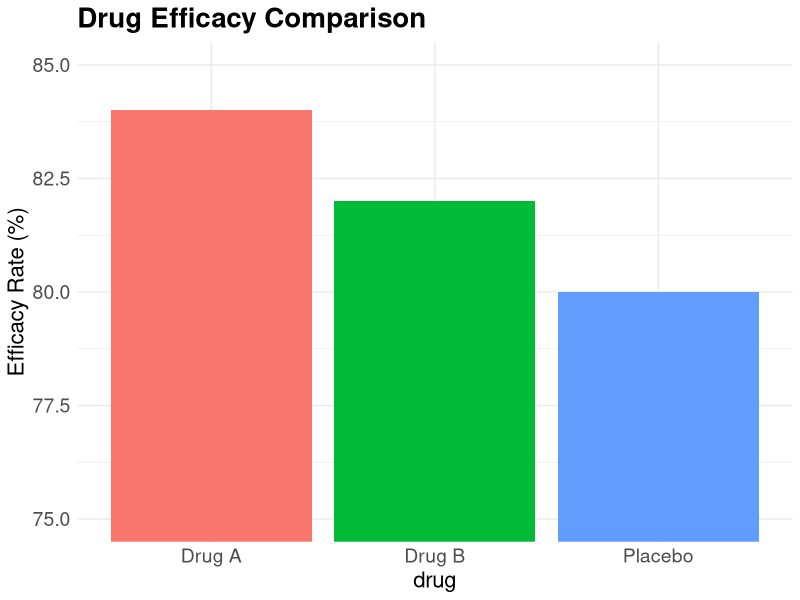
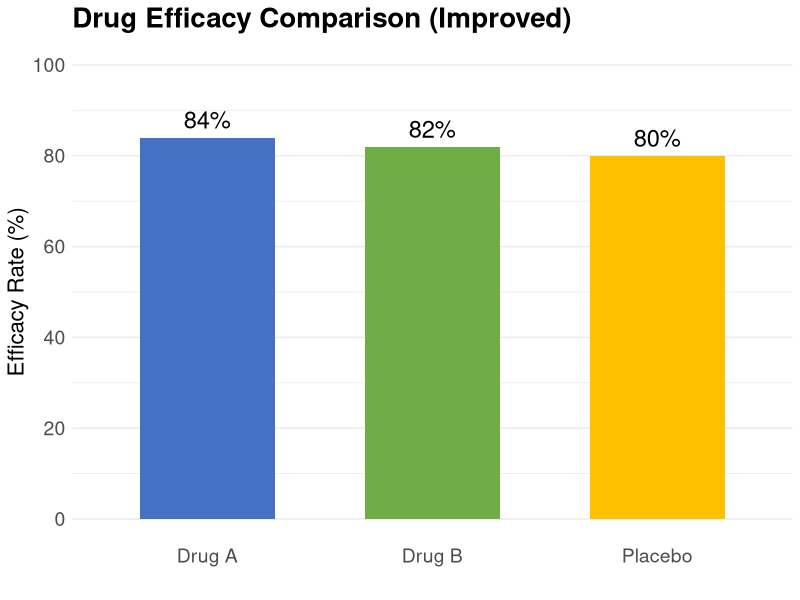
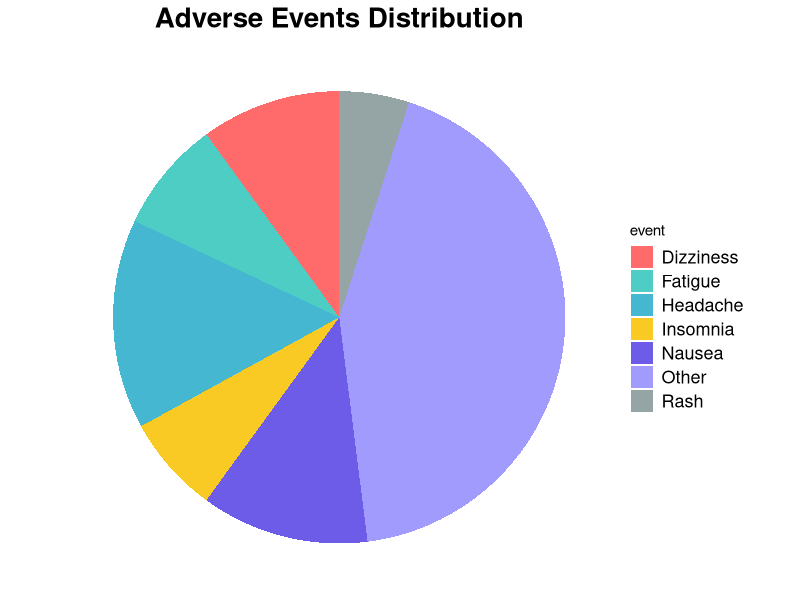
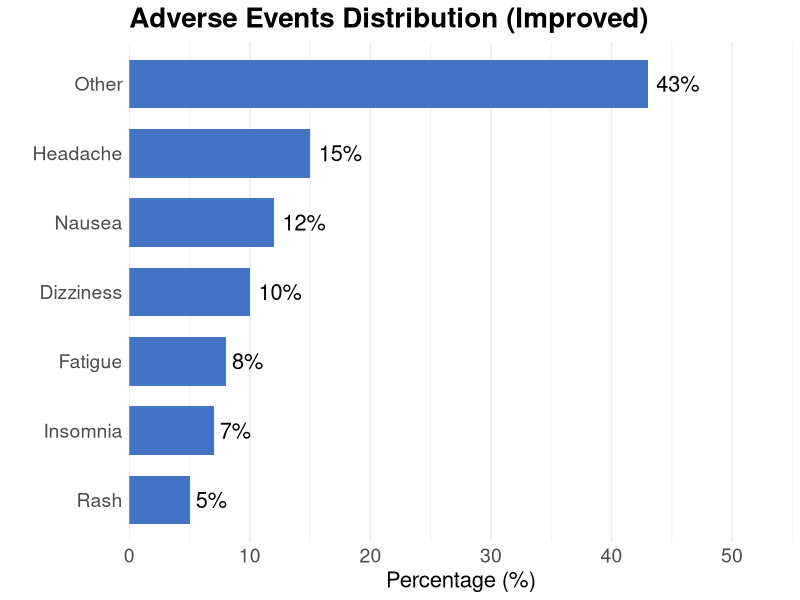
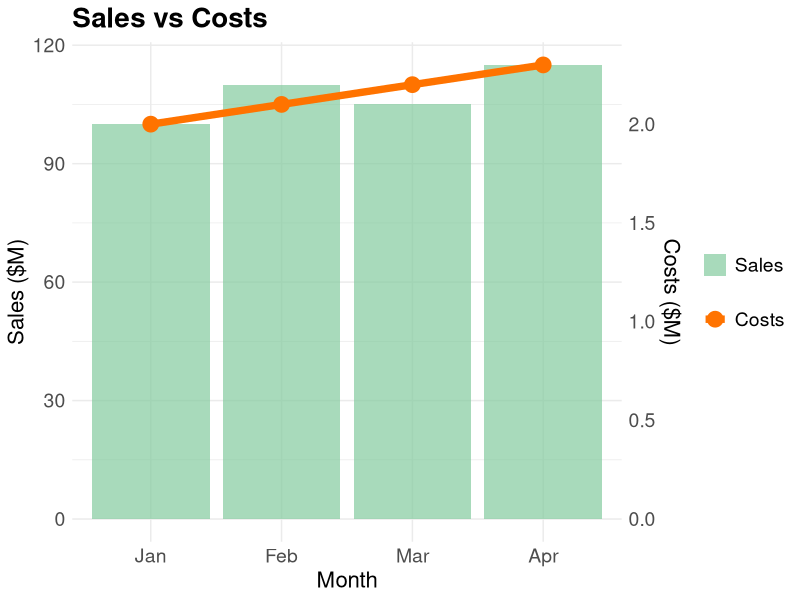
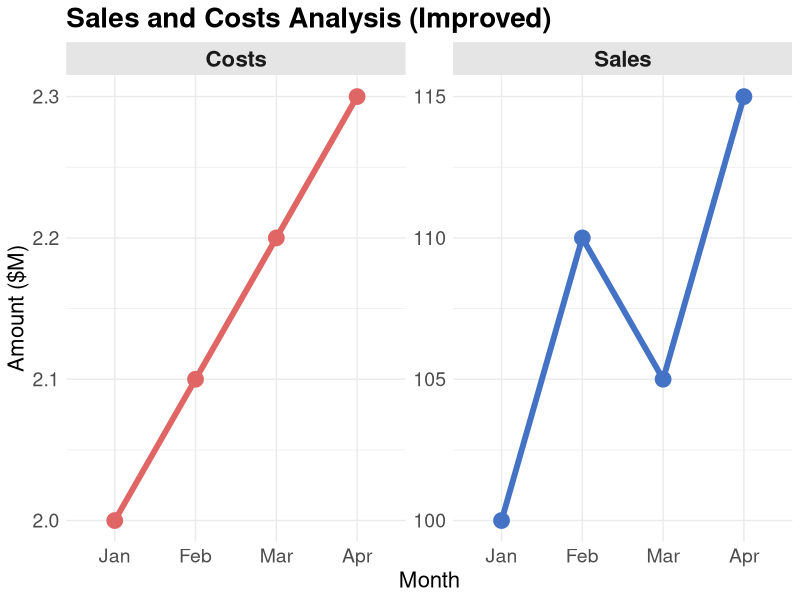
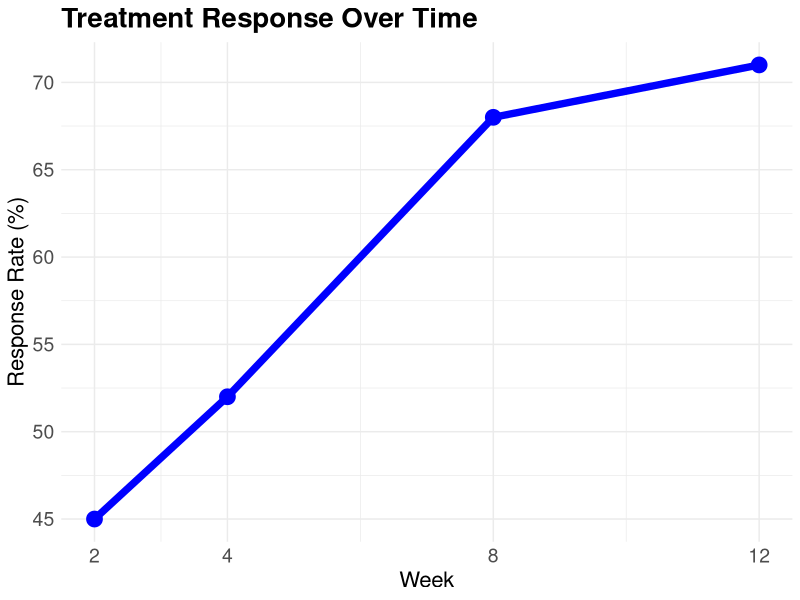
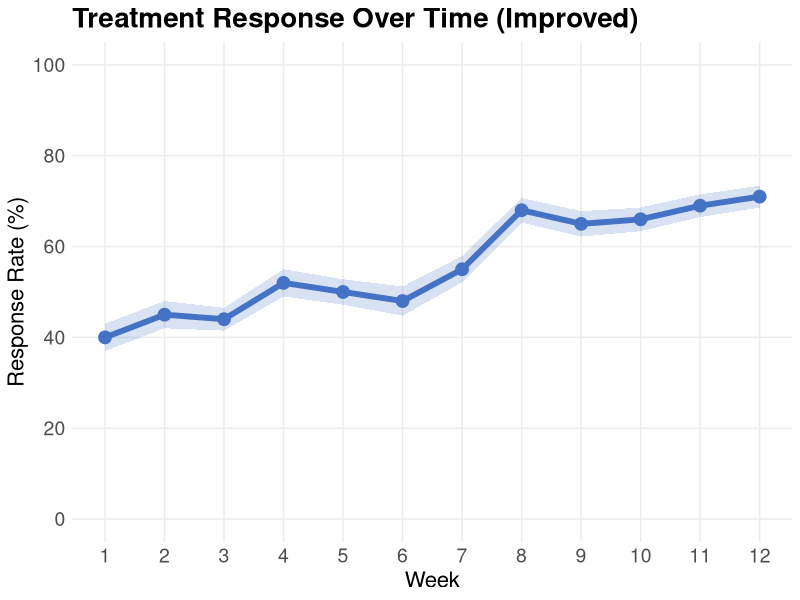

The R script that drew these images, in order:
## ---- chunk 1
knitr::opts_chunk$set(echo = FALSE, warning = FALSE, message = FALSE, fig.align = "center")
library(ggplot2)
library(gridExtra)
library(scales)
library(dplyr)
## ---- chunk 2
# Generate all charts and save them

# Challenge 1
efficacy_data <- data.frame(
  drug = c("Drug A", "Drug B", "Placebo"),
  efficacy = c(84, 82, 80)
)

p1_bad <- ggplot(efficacy_data, aes(x = drug, y = efficacy, fill = drug)) +
  geom_bar(stat = "identity") +
  coord_cartesian(ylim = c(75, 85)) +
  labs(title = "Drug Efficacy Comparison", y = "Efficacy Rate (%)") +
  theme_minimal() +
  theme(legend.position = "none", plot.title = element_text(face = "bold", size = 20),
        axis.title = element_text(size = 16), axis.text = element_text(size = 14))

ggsave("chart1_bad.png", p1_bad, width = 12, height = 8, dpi = 200, bg = "white")

p1_good <- ggplot(efficacy_data, aes(x = drug, y = efficacy, fill = drug)) +
  geom_bar(stat = "identity", width = 0.6) +
  scale_y_continuous(limits = c(0, 100), breaks = seq(0, 100, 20)) +
  geom_text(aes(label = paste0(efficacy, "%")), vjust = -0.5, size = 6) +
  scale_fill_manual(values = c("Drug A" = "#4472C4", "Drug B" = "#70AD47", "Placebo" = "#FFC000")) +
  labs(title = "Drug Efficacy Comparison (Improved)", y = "Efficacy Rate (%)", x = "") +
  theme_minimal() +
  theme(legend.position = "none", plot.title = element_text(face = "bold", size = 20),
        panel.grid.major.x = element_blank(), axis.title = element_text(size = 16),
        axis.text = element_text(size = 14))

ggsave("chart1_good.png", p1_good, width = 12, height = 8, dpi = 200, bg = "white")

# Challenge 2
adverse_events <- data.frame(
  event = c("Headache", "Nausea", "Dizziness", "Fatigue", "Insomnia", "Rash", "Other"),
  percentage = c(15, 12, 10, 8, 7, 5, 43)
)

pie_colors <- c("#FF6B6B", "#4ECDC4", "#45B7D1", "#F9CA24", "#6C5CE7", "#A29BFE", "#95A5A6")

p2_bad <- ggplot(adverse_events, aes(x = "", y = percentage, fill = event)) +
  geom_bar(stat = "identity", width = 1) +
  coord_polar("y", start = 0) +
  scale_fill_manual(values = pie_colors) +
  labs(title = "Adverse Events Distribution") +
  theme_void() +
  theme(plot.title = element_text(face = "bold", size = 20, hjust = 0.5),
        legend.position = "right", legend.text = element_text(size = 13))

ggsave("chart2_bad.png", p2_bad, width = 12, height = 8, dpi = 200, bg = "white")

adverse_events_sorted <- adverse_events %>%
  arrange(desc(percentage)) %>%
  mutate(event = factor(event, levels = event))

p2_good <- ggplot(adverse_events_sorted, aes(x = reorder(event, percentage), y = percentage)) +
  geom_col(fill = "#4472C4", width = 0.7) +
  geom_text(aes(label = paste0(percentage, "%")), hjust = -0.2, size = 5.5) +
  coord_flip() +
  scale_y_continuous(limits = c(0, 50), breaks = seq(0, 50, 10), expand = expansion(mult = c(0, 0.1))) +
  labs(title = "Adverse Events Distribution (Improved)", x = "", y = "Percentage (%)") +
  theme_minimal() +
  theme(plot.title = element_text(face = "bold", size = 20),
        panel.grid.major.y = element_blank(), axis.text = element_text(size = 14),
        axis.title = element_text(size = 16))

ggsave("chart2_good.png", p2_good, width = 12, height = 8, dpi = 200, bg = "white")

# Challenge 3
sales_data <- data.frame(
  month = factor(c("Jan", "Feb", "Mar", "Apr"), levels = c("Jan", "Feb", "Mar", "Apr")),
  sales = c(100, 110, 105, 115),
  costs = c(2.0, 2.1, 2.2, 2.3)
)

p3_bad <- ggplot(sales_data, aes(x = month)) +
  geom_bar(aes(y = sales, fill = "Sales"), stat = "identity", alpha = 0.7) +
  geom_line(aes(y = costs * 50, group = 1, color = "Costs"), linewidth = 2.5) +
  geom_point(aes(y = costs * 50, color = "Costs"), size = 5) +
  scale_y_continuous(name = "Sales ($M)", sec.axis = sec_axis(~./50, name = "Costs ($M)")) +
  scale_fill_manual(values = c("Sales" = "#82ca9d")) +
  scale_color_manual(values = c("Costs" = "#ff7300")) +
  labs(title = "Sales vs Costs", x = "Month") +
  theme_minimal() +
  theme(plot.title = element_text(face = "bold", size = 20), legend.title = element_blank(),
        legend.text = element_text(size = 14), axis.text = element_text(size = 14),
        axis.title = element_text(size = 16))

ggsave("chart3_bad.png", p3_bad, width = 12, height = 8, dpi = 200, bg = "white")

sales_long <- sales_data %>%
  tidyr::pivot_longer(cols = c(sales, costs), names_to = "metric", values_to = "value") %>%
  mutate(metric = ifelse(metric == "sales", "Sales", "Costs"))

p3_good <- ggplot(sales_long, aes(x = month, y = value, group = metric, color = metric)) +
  geom_line(linewidth = 2) +
  geom_point(size = 5) +
  facet_wrap(~metric, scales = "free_y", ncol = 2) +
  scale_color_manual(values = c("Sales" = "#4472C4", "Costs" = "#E06666")) +
  labs(title = "Sales and Costs Analysis (Improved)", x = "Month", y = "Amount ($M)") +
  theme_minimal() +
  theme(plot.title = element_text(face = "bold", size = 20), legend.position = "none",
        strip.text = element_text(face = "bold", size = 16), strip.background = element_rect(fill = "gray90", color = NA),
        axis.text = element_text(size = 14), axis.title = element_text(size = 16))

ggsave("chart3_good.png", p3_good, width = 12, height = 8, dpi = 200, bg = "white")

# Challenge 4
trial_data <- data.frame(
  week = 1:12,
  response = c(40, 45, 44, 52, 50, 48, 55, 68, 65, 66, 69, 71),
  se = c(3, 3, 2.5, 3, 2.8, 3.2, 2.9, 2.7, 2.8, 2.6, 2.5, 2.4)
)

p4_bad <- ggplot(trial_data %>% filter(week %in% c(2, 4, 8, 12)), aes(x = week, y = response)) +
  geom_line(color = "blue", linewidth = 2.5) +
  geom_point(color = "blue", size = 5) +
  scale_x_continuous(breaks = c(2, 4, 8, 12)) +
  labs(title = "Treatment Response Over Time", x = "Week", y = "Response Rate (%)") +
  theme_minimal() +
  theme(plot.title = element_text(face = "bold", size = 20),
        axis.text = element_text(size = 14), axis.title = element_text(size = 16))

ggsave("chart4_bad.png", p4_bad, width = 12, height = 8, dpi = 200, bg = "white")

p4_good <- ggplot(trial_data, aes(x = week, y = response)) +
  geom_ribbon(aes(ymin = response - se, ymax = response + se), alpha = 0.2, fill = "#4472C4") +
  geom_line(color = "#4472C4", linewidth = 2) +
  geom_point(color = "#4472C4", size = 4) +
  scale_x_continuous(breaks = 1:12) +
  scale_y_continuous(limits = c(0, 100), breaks = seq(0, 100, 20)) +
  labs(title = "Treatment Response Over Time (Improved)", x = "Week", y = "Response Rate (%)") +
  theme_minimal() +
  theme(plot.title = element_text(face = "bold", size = 20), panel.grid.minor = element_blank(),
        axis.text = element_text(size = 14), axis.title = element_text(size = 16))

ggsave("chart4_good.png", p4_good, width = 12, height = 8, dpi = 200, bg = "white")

# Challenge 5
safety_data <- data.frame(
  category = factor(c("Severe", "Moderate", "Mild"), levels = c("Severe", "Moderate", "Mild")),
  count = c(3, 15, 45)
)

p5_bad <- ggplot(safety_data, aes(x = category, y = count, fill = category)) +
  geom_bar(stat = "identity") +
  scale_fill_manual(values = c("Severe" = "#90EE90", "Moderate" = "#FFB6C1", "Mild" = "#8B0000")) +
  labs(title = "Adverse Event Severity", x = "Severity", y = "Number of Events") +
  theme_minimal() +
  theme(legend.position = "none", plot.title = element_text(face = "bold", size = 20),
        axis.text = element_text(size = 14), axis.title = element_text(size = 16))

ggsave("chart5_bad.png", p5_bad, width = 12, height = 8, dpi = 200, bg = "white")

safety_data_pct <- safety_data %>%
  mutate(percentage = round(count / sum(count) * 100, 1),
         label = paste0(count, " (", percentage, "%)"))

p5_good <- ggplot(safety_data_pct, aes(x = category, y = count, fill = category)) +
  geom_col(width = 0.6) +
  geom_text(aes(label = label), vjust = -0.5, size = 6) +
  scale_fill_manual(values = c("Severe" = "#E06666", "Moderate" = "#FFB347", "Mild" = "#93C47D")) +
  scale_y_continuous(limits = c(0, 50), breaks = seq(0, 50, 10), expand = expansion(mult = c(0, 0.1))) +
  labs(title = "Adverse Event Severity (Improved)", x = "Severity Level", y = "Number of Events") +
  theme_minimal() +
  theme(legend.position = "none", plot.title = element_text(face = "bold", size = 20),
        panel.grid.major.x = element_blank(), axis.text = element_text(size = 14),
        axis.title = element_text(size = 16))

ggsave("chart5_good.png", p5_good, width = 12, height = 8, dpi = 200, bg = "white")
